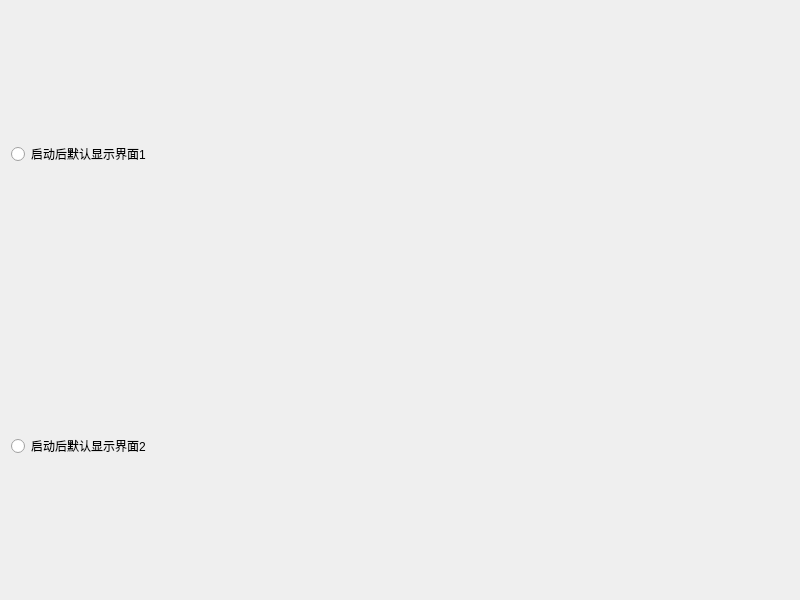
<?xml version="1.0" encoding="UTF-8"?>
<ui version="4.0">
 <class>view3</class>
 <widget class="QWidget" name="view3">
  <property name="geometry">
   <rect>
    <x>0</x>
    <y>0</y>
    <width>800</width>
    <height>600</height>
   </rect>
  </property>
  <property name="minimumSize">
   <size>
    <width>800</width>
    <height>600</height>
   </size>
  </property>
  <property name="windowTitle">
   <string>Form</string>
  </property>
  <layout class="QGridLayout" name="gridLayout">
   <item row="0" column="0">
    <widget class="QRadioButton" name="radioButton">
     <property name="sizePolicy">
      <sizepolicy hsizetype="Expanding" vsizetype="Expanding">
       <horstretch>0</horstretch>
       <verstretch>0</verstretch>
      </sizepolicy>
     </property>
     <property name="text">
      <string>启动后默认显示界面1</string>
     </property>
    </widget>
   </item>
   <item row="1" column="0">
    <widget class="QRadioButton" name="radioButton_2">
     <property name="sizePolicy">
      <sizepolicy hsizetype="Expanding" vsizetype="Expanding">
       <horstretch>0</horstretch>
       <verstretch>0</verstretch>
      </sizepolicy>
     </property>
     <property name="text">
      <string>启动后默认显示界面2</string>
     </property>
    </widget>
   </item>
  </layout>
  <zorder>radioButton</zorder>
  <zorder>radioButton_2</zorder>
  <zorder>radioButton</zorder>
  <zorder>radioButton_2</zorder>
 </widget>
 <resources/>
 <connections/>
</ui>
